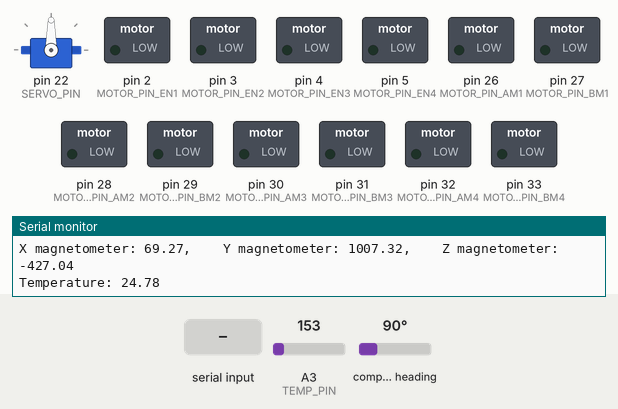
Recording of a sketch running on a simulated Arduino Mega 2560, built with avr-gcc and run on an emulated ATmega2560. On the bench: servo, switched loads named in the sketch (green lamp = pin HIGH), the last lines printed to the serial monitor. Wiring (inferred from the names in the program): HMC5883L compass at I2C address 0x1E. Inputs (shaded band) come from the test bench; at power-on: A3 (TEMP_PIN) = 153, compass heading 90°.

Above: at 1.2 s.
1.3 s: "0\n" received over the second serial link
At 1.6 s:
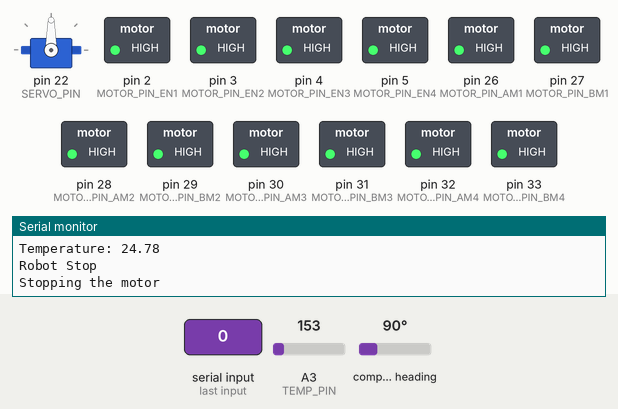
2.8 s: "1\n" received over the second serial link
At 4.0 s:
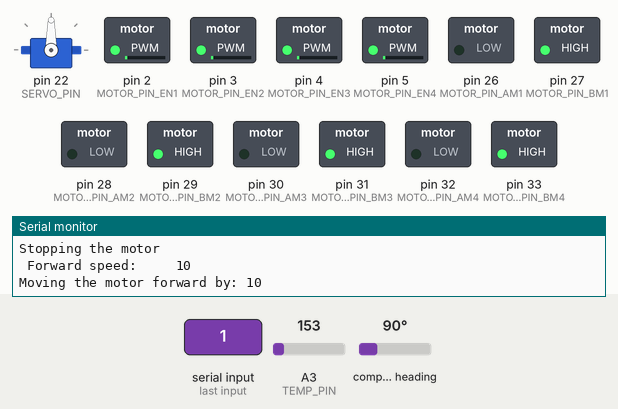
4.3 s: "2\n" received over the second serial link
At 5.1 s:
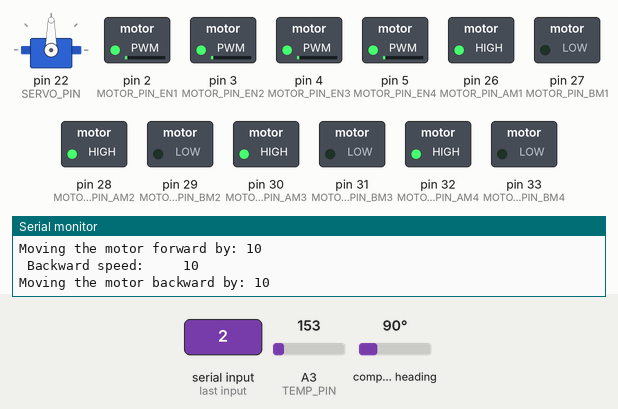
5.8 s: "3\n" received over the second serial link
At 6.2 s:
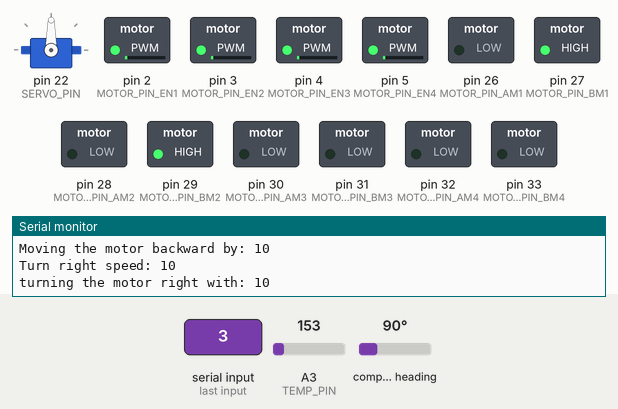
7.3 s: "4\n" received over the second serial link
At 8.5 s:
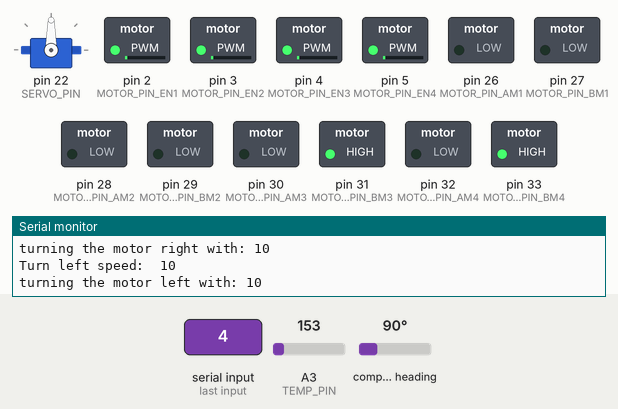
8.8 s: "0\n" received over the second serial link
At 9.7 s:
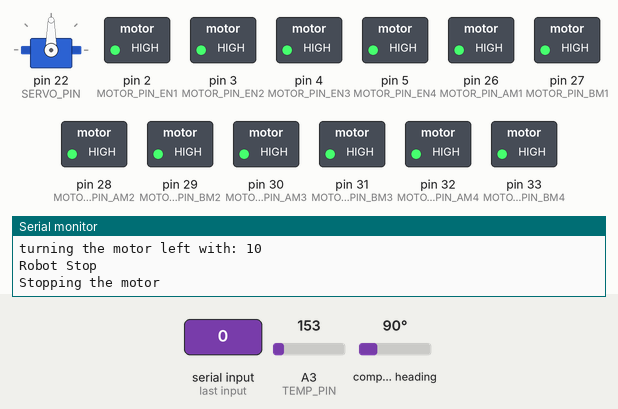
Timing chart, 0 to 11.3 s (numbered marks = the images above; inputs shaded):
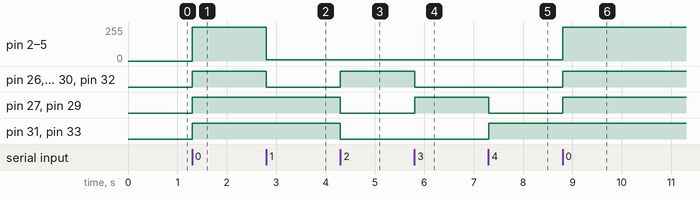

Measured:
- after the input at 1.3 s, pin 2 (MOTOR_PIN_EN1), pin 3 (MOTOR_PIN_EN2), pin 4 (MOTOR_PIN_EN3), pin 5 (MOTOR_PIN_EN4): 0/255 → 255/255 at once; pin 26 (MOTOR_PIN_AM1), pin 27 (MOTOR_PIN_BM1), pin 28 (MOTOR_PIN_AM2), pin 29 (MOTOR_PIN_BM2), pin 30 (MOTOR_PIN_AM3), pin 31 (MOTOR_PIN_BM3), pin 32 (MOTOR_PIN_AM4), pin 33 (MOTOR_PIN_BM4): LOW → HIGH at once
- after the input at 2.8 s, pin 2 (MOTOR_PIN_EN1), pin 3 (MOTOR_PIN_EN2), pin 4 (MOTOR_PIN_EN3), pin 5 (MOTOR_PIN_EN4): 255/255 → 10/255 at once; pin 26 (MOTOR_PIN_AM1), pin 28 (MOTOR_PIN_AM2), pin 30 (MOTOR_PIN_AM3), pin 32 (MOTOR_PIN_AM4): HIGH → LOW at once
- after the input at 4.3 s, pin 26 (MOTOR_PIN_AM1), pin 28 (MOTOR_PIN_AM2), pin 30 (MOTOR_PIN_AM3), pin 32 (MOTOR_PIN_AM4): LOW → HIGH at once; pin 27 (MOTOR_PIN_BM1), pin 29 (MOTOR_PIN_BM2), pin 31 (MOTOR_PIN_BM3), pin 33 (MOTOR_PIN_BM4): HIGH → LOW at once
- after the input at 5.8 s, pin 26 (MOTOR_PIN_AM1), pin 28 (MOTOR_PIN_AM2), pin 30 (MOTOR_PIN_AM3), pin 32 (MOTOR_PIN_AM4): HIGH → LOW at once; pin 27 (MOTOR_PIN_BM1), pin 29 (MOTOR_PIN_BM2): LOW → HIGH at once
- after the input at 7.3 s, pin 27 (MOTOR_PIN_BM1), pin 29 (MOTOR_PIN_BM2): HIGH → LOW at once; pin 31 (MOTOR_PIN_BM3), pin 33 (MOTOR_PIN_BM4): LOW → HIGH at once
- after the input at 8.8 s, pin 2 (MOTOR_PIN_EN1), pin 3 (MOTOR_PIN_EN2), pin 4 (MOTOR_PIN_EN3), pin 5 (MOTOR_PIN_EN4): 10/255 → 255/255 at once; pin 26 (MOTOR_PIN_AM1), pin 27 (MOTOR_PIN_BM1), pin 28 (MOTOR_PIN_AM2), pin 29 (MOTOR_PIN_BM2), pin 30 (MOTOR_PIN_AM3), pin 32 (MOTOR_PIN_AM4): LOW → HIGH at once

The sketch:

rover_control_ver1.6.ino
```cpp
/******************************************************
* The Author: Singh Harpal - Bè Gabriele - Rosa Alice *
* Date: xx/04/2015                                    *
* Version: V1.1                                       *
* Project name: Johnny Robot Control V1.0             *
*******************************************************/

#include "robot.h"
#include <Wire.h>
#include <Servo.h>

Servo towerServo;

void setup()
{
#ifdef SERIAL_DEBUG
  Serial.begin(BAUD_RATE);
#endif

  Serial1.begin(38400);
  compassInit();

  pinMode(ECHO_PIN, INPUT);
  pinMode(TRIG_PIN, OUTPUT);
  towerServo.attach(SERVO_PIN);
  motorInit();

  errorPreviewHeading = headingDetect();
  errorHeading = errorPreviewHeading;
  temperature = getTemperature();

#ifdef SERIAL_DEBUG
  Serial.print("Temperature: ");
  Serial.println(temperature);
#endif
}


void loop()
{
  if ((millis() - tempLastTime) > (10 * 1000))
  {
    temperature = getTemperature();
    tempLastTime = millis();

#ifdef SERIAL_DEBUG
    Serial.println();
    Serial.print("Temperature:  ");
    Serial.println(temperature);
#endif
  }

  serialRead();

  if (autoMoveMode)
    autoMoveControl();

  delayMicroseconds(1000);
}


/* Automovement functiones controll */

void autoMoveControl(void)
{
  boolean error = getObjectError(FORE_SENSOR);

  if (error)
  {
    int angleToMove = dirToMove(45);

    while (angleToMove == -1)
    {
      motorMove(BACKWARD, 128, NONE);
      delay(500);
      motorMove(STOP, NONE, NONE);
      angleToMove = getObjectError(FORE_SENSOR);
    }

    motorMove(TURN, 128, angleToMove);
    motorMove(FOREWARD, 128, NONE);
  }

  else
    moveControl();
}


boolean getObjectError(int directions)
{
  int angleToMove;
  int servoAngle = 60;
  boolean errorObject;

  towerServo.write(servoAngle);
  delay(300);
  errorObject = checkNearObject(directions);
  servoAngle = 90;

  for (int i = 0; i < 2; i++)
  {
    towerServo.write(servoAngle);
    delay(300);
    errorObject = checkNearObject(directions);

    if (errorObject)
      return true;

    servoAngle += 30;
  }

  servoAngle = 90;

  for (int i = 0; i < 2; i++)
  {
    towerServo.write(servoAngle);
    delay(500);
    errorObject = checkNearObject(directions);

    if (errorObject)
      return true;

    servoAngle -= 30;
  }
}


int dirToMove(int servoStep)
{
  int previewDist = 0;
  int angleToMove = 0;
  int previewAngle, distanceToMove;
  int servoAngle = 22;
  float foreDistance, backDistance;
  float mDistance[2][4];

  for (int i = 0; i < 4; i++)
  {
    towerServo.write(servoAngle);
    delay(500);
    foreDistance = readUltrasonicAvg(FORE_SENSOR);
    backDistance = readUltrasonicAvg(BACK_SENSOR);

#ifdef SERIAL_DEBUG
    Serial.println();
    Serial.print("  Distance foreward: ");
    Serial.print(foreDistance);
    Serial.print("  Distance backward: ");
    Serial.println(backDistance);
#endif

    previewAngle = angleToMove;
    previewDist = distanceToMove;

    if (foreDistance > backDistance)
    {
      angleToMove = servoAngle;
      distanceToMove = foreDistance;
    }

    else
    {
      angleToMove = servoAngle + 180;
      distanceToMove = backDistance;
    }

    if (previewDist > distanceToMove)
    {
      angleToMove = previewAngle;
      distanceToMove = previewDist;
    }

    servoAngle += servoStep;
  }

#ifdef SERIAL_DEBUG
  Serial.println();
  Serial.println(angleToMove);
#endif

  if (angleToMove < angleToMoveDistMin)
    angleToMove = -1;

  return angleToMove;
}


void moveControl(void)
{
  if (error >= HEADING_LIMIT)
  {
    if (error > previewError)
    {
      if (correctionDir == SX)
        correctionDir = DX;

      else
        correctionDir = SX;
    }

    if (correctionDir == SX)
    {
      motorMove(LEFT, 128, NONE);
      delay(100);
      motorMove(FOREWARD, 128, NONE);
    }

    else
    {
      motorMove(RIGHT, 128, NONE);
      delay(100);
      motorMove(FOREWARD, 128, NONE);
    }
  }

  delay(200);
  errorPreviewHeading = errorHeading;
  errorHeading = headingDetect();
  previewError = error;
  error = abs(errorHeading - errorPreviewHeading);

#ifdef SERIAL_DEBUG
  Serial.println();
  Serial.print("Error: ");
  Serial.print(error);
  Serial.print("  Error heading: ");
  Serial.print(errorHeading);
  Serial.print("  Direction: ");
  Serial.println(correctionDir);
#endif
}


/* Magnetometer and compass functiones */

float headingDetect(void)
{
  float compassData[3];
  float heading;

  readMagneticAxis(compassData);
  compassCompensate(compassData);

#ifdef SERIAL_DEBUG
  Serial.println();
  Serial.print("X magnetometer: ");
  Serial.print(compassData[0]);
  Serial.print(",  ");
  Serial.print("  Y magnetometer: ");
  Serial.print(compassData[1]);
  Serial.print(",  ");
  Serial.print("  Z magnetometer: ");
  Serial.println(compassData[2]);
#endif

  if (compassData[1] && compassData[0])
    heading = atan2(compassData[1], compassData[0]);

  // Correct for when signs are reversed
  if (heading < 0)
    heading = heading + 2 * PI;

  // Check for wrap due to addition of declination
  if (heading > 2 * PI)
    heading = heading - 2 * PI;

  return heading * RAD_TO_DEG;
}


void compassCompensate(float compassData[3])
{
  // calibrationMatrix[3][3] is the transformation matrix
  double calibrationMatrix[3][3] =
  {
    {1.019, 0.001, 0.003},
    {0.032, 0.97, -0.048},
    { -0.02, -0.017, 1.274}
  };

  // bias[3] is the bias vector
  double bias[3] =
  {
    -34.311,
    -212.987,
    -122.717
  };

  // Application of calibration and compensation formula
  for (int i = 0; i < 3; ++i)
    compassData[i] = compassData[i] - bias[i];

  for (int i = 0; i < 3; ++i)
    for (int j = 0; j < 3; ++j)
      compassData[i] += calibrationMatrix[i][j] * compassData[j];
}


void readMagneticAxis(float rawData[3])
{
  // Read the magnetometer
  Wire.beginTransmission((byte)COMPASS_ADDRESS);
  Wire.write(COMPASS_DATA_OUT_X_MSB);
  Wire.endTransmission();
  Wire.requestFrom((byte)COMPASS_ADDRESS, (byte)6);

  // Wait around until enough data is available
  while (Wire.available() < 6);

  uint8_t xhi = Wire.read();
  uint8_t xlo = Wire.read();
  uint8_t zhi = Wire.read();
  uint8_t zlo = Wire.read();
  uint8_t yhi = Wire.read();
  uint8_t ylo = Wire.read();

  // Shift values to create properly formed integer (low byte first)
  rawData[0] = (float)((int16_t)(xlo | ((int16_t)xhi << 8))) * COMPASS_GAUSS_LSB;
  rawData[1] = (float)((int16_t)(ylo | ((int16_t)yhi << 8))) * COMPASS_GAUSS_LSB;
  rawData[2] = (float)((int16_t)(zlo | ((int16_t)zhi << 8))) * COMPASS_GAUSS_LSB;
}


void compassInit(void)
{
  // Configure the magnetometer
  write8(COMPASS_ADDRESS, COMPASS_REG_A, 0x50);
  write8(COMPASS_ADDRESS, COMPASS_REG_B, 0x00);
  write8(COMPASS_ADDRESS, COMPASS_MODE_REG, 0x00);

  /*
      Normally we would delay the application by 66ms to allow the loop
      to run at 15Hz (default bandwidth for the HMC5883L).
  */
  delay(COMPASS_PERIODE_MEASURE);
}


void write8(byte address, registerEnum reg, byte value)
{
  Wire.beginTransmission(address);
  Wire.write((uint8_t)reg);
  Wire.write((uint8_t)value);
  Wire.endTransmission();
}


byte read8(int address, registerEnum reg)
{
  byte value;
  Wire.beginTransmission(address);
  Wire.write((uint8_t)reg);
  Wire.endTransmission();
  Wire.requestFrom(address, 1);
  value = Wire.read();
  Wire.endTransmission();
  return value;
}


/* Ultrasonic sensor and servo control functiones */

boolean checkNearObject(int directions)
{
  float distance = readUltrasonicAvg(directions);

  if (distance > 30)
    return false;
  else
    return true;
}


float readUltrasonicAvg(int nSensor)
{
  float sum = 0.0;

  for (int i = 0; i < ULTRASONIC_ITERATIONS; i++)
  {
    float distance = readUltrasonic(nSensor);
    sum += distance;
  }

  return (sum / ULTRASONIC_ITERATIONS);
}


float readUltrasonic(int nSensor)
{
  unsigned long timeUltrasonicResponse;
  float netDistance;
  float microsecondsPerCm = 1 / ((331.5 + (0.6 * temperature)) / 10000);
  float sensorOffset = 0.2 * microsecondsPerCm * 2;

  switch (nSensor)
  {
    case FORE_SENSOR:
      pinMode(PING_PIN, OUTPUT);
      digitalWrite(PING_PIN, LOW);
      delayMicroseconds(2);
      digitalWrite(PING_PIN, HIGH);
      delayMicroseconds(5);
      digitalWrite(PING_PIN, LOW);
      pinMode(PING_PIN, INPUT);
      timeUltrasonicResponse = pulseIn(PING_PIN, HIGH);
      break;

    case BACK_SENSOR:
      digitalWrite(TRIG_PIN, LOW);
      delayMicroseconds(2);
      digitalWrite(TRIG_PIN, HIGH);
      delayMicroseconds(5);
      digitalWrite(TRIG_PIN, LOW);
      timeUltrasonicResponse = pulseIn(ECHO_PIN, HIGH);
      break;
  }

  netDistance = max(0, timeUltrasonicResponse - sensorOffset);
  return (netDistance / microsecondsPerCm / 2);
}


/* Control robot and motor functiones */

void motorMove(motorDirection command, int pwm, int angle)
{
  switch (command)
  {
    case TURN:
      motorTurn(pwm, angle);
      break;

    case FOREWARD:
      motorForward(pwm);
      break;

    case BACKWARD:
      motorBackward(pwm);
      break;

    case STOP:
      motorStop();
      break;

    case RIGHT_ANGLE:
      motorRight(pwm, angle);
      break;

    case RIGHT:
      motorTurnRight(pwm);
      break;

    case LEFT_ANGLE:
      motorLeft(pwm, angle);
      break;

    case LEFT:
      motorTurnLeft(pwm);
      break;
  }
}


void motorTurn(int angle, int pwm)
{

}


// This function is used to move forward the robot at a certain velocity
void motorForward(int pwm)
{
#ifdef SERIAL_DEBUG
  Serial.print(" Forward speed: ");
  Serial.print("    ");
  Serial.println(pwm);
#endif

  analogWrite(MOTOR_PIN_EN1, 0);
  analogWrite(MOTOR_PIN_EN2, 0);
  analogWrite(MOTOR_PIN_EN3, 0);
  analogWrite(MOTOR_PIN_EN4, 0);

  // Setting the inputs in order to go forward
  digitalWrite(MOTOR_PIN_AM1, LOW);
  digitalWrite(MOTOR_PIN_BM1, HIGH);
  digitalWrite(MOTOR_PIN_AM2, LOW);
  digitalWrite(MOTOR_PIN_BM2, HIGH);
  digitalWrite(MOTOR_PIN_AM3, LOW);
  digitalWrite(MOTOR_PIN_BM3, HIGH);
  digitalWrite(MOTOR_PIN_AM4, LOW);
  digitalWrite(MOTOR_PIN_BM4, HIGH);

  // Setting the pwm signal given as a parameter to this function
  analogWrite(MOTOR_PIN_EN1, pwm);
  analogWrite(MOTOR_PIN_EN2, pwm);
  analogWrite(MOTOR_PIN_EN3, pwm);
  analogWrite(MOTOR_PIN_EN4, pwm);
}


// This function is used to move backward the robot at a certain velocity
void motorBackward(int pwm)
{
#ifdef SERIAL_DEBUG
  Serial.print(" Backward speed: ");
  Serial.print("    ");
  Serial.println(pwm);
#endif

  analogWrite(MOTOR_PIN_EN1, 0);
  analogWrite(MOTOR_PIN_EN2, 0);
  analogWrite(MOTOR_PIN_EN3, 0);
  analogWrite(MOTOR_PIN_EN4, 0);

  // Setting the inputs in order to go backward
  digitalWrite(MOTOR_PIN_AM1, HIGH);
  digitalWrite(MOTOR_PIN_BM1, LOW);
  digitalWrite(MOTOR_PIN_AM2, HIGH);
  digitalWrite(MOTOR_PIN_BM2, LOW);
  digitalWrite(MOTOR_PIN_AM3, HIGH);
  digitalWrite(MOTOR_PIN_BM3, LOW);
  digitalWrite(MOTOR_PIN_AM4, HIGH);
  digitalWrite(MOTOR_PIN_BM4, LOW);

  // Setting the pwm signal given as a parameter to this function
  analogWrite(MOTOR_PIN_EN1, pwm);
  analogWrite(MOTOR_PIN_EN2, pwm);
  analogWrite(MOTOR_PIN_EN3, pwm);
  analogWrite(MOTOR_PIN_EN4, pwm);
}


// This function is used to stop the motors fast
void motorStop(void)
{
#ifdef SERIAL_DEBUG
  Serial.println("Robot Stop");
#endif
  analogWrite(MOTOR_PIN_EN1, 0);
  analogWrite(MOTOR_PIN_EN2, 0);
  analogWrite(MOTOR_PIN_EN3, 0);
  analogWrite(MOTOR_PIN_EN4, 0);

  // Setting the inputs in order to stop
  digitalWrite(MOTOR_PIN_AM1, HIGH);
  digitalWrite(MOTOR_PIN_BM1, HIGH);
  digitalWrite(MOTOR_PIN_AM2, HIGH);
  digitalWrite(MOTOR_PIN_BM2, HIGH);
  digitalWrite(MOTOR_PIN_AM3, HIGH);
  digitalWrite(MOTOR_PIN_BM3, HIGH);
  digitalWrite(MOTOR_PIN_AM4, HIGH);
  digitalWrite(MOTOR_PIN_BM4, HIGH);

  analogWrite(MOTOR_PIN_EN1, 255);
  analogWrite(MOTOR_PIN_EN2, 255);
  analogWrite(MOTOR_PIN_EN3, 255);
  analogWrite(MOTOR_PIN_EN4, 255);
}


void motorRight(int pwm, int angle)
{
  float heading = headingDetect();
  float previewHeading = heading;
  float headingDiff = 0;

#ifdef SERIAL_DEBUG
  Serial.println("motorRight");
#endif

  while (!(headingDiff >= (angle - HEADING_LIMIT)))
  {
#ifdef SERIAL_DEBUG
    Serial.println("while");
#endif

    motorTurnRight(pwm);
    delay(100);
    motorStop();
    delay(50);
    heading = headingDetect();
    headingDiff = abs(heading - previewHeading);

#ifdef SERIAL_DEBUG
    Serial.println();
    Serial.print("Heading: ");
    Serial.print(heading);
    Serial.print("  Preview heading: ");
    Serial.print(previewHeading);
    Serial.print("  Heading diff: ");
    Serial.println(headingDiff);
#endif
  }
}


// This function is used to turn right the robot at a certain velocity
void motorTurnRight(int pwm)
{
#ifdef SERIAL_DEBUG
  Serial.print("Turn right speed: ");
  Serial.println(pwm);
#endif

  // Setting the pwm signal given as a parameter to this function
  analogWrite(MOTOR_PIN_EN1, 0);
  analogWrite(MOTOR_PIN_EN2, 0);
  analogWrite(MOTOR_PIN_EN3, 0);
  analogWrite(MOTOR_PIN_EN4, 0);

  // Setting the inputs in order to go forward
  digitalWrite(MOTOR_PIN_AM1, LOW);
  digitalWrite(MOTOR_PIN_BM1, HIGH);
  digitalWrite(MOTOR_PIN_AM2, LOW);
  digitalWrite(MOTOR_PIN_BM2, HIGH);
  digitalWrite(MOTOR_PIN_AM3, LOW);
  digitalWrite(MOTOR_PIN_BM3, LOW);
  digitalWrite(MOTOR_PIN_AM4, LOW);
  digitalWrite(MOTOR_PIN_BM4, LOW);

  // Setting the pwm signal given as a parameter to this function
  analogWrite(MOTOR_PIN_EN1, pwm);
  analogWrite(MOTOR_PIN_EN2, pwm);
  analogWrite(MOTOR_PIN_EN3, pwm);
  analogWrite(MOTOR_PIN_EN4, pwm);
}


void motorLeft(int pwm, int angle)
{
  float heading = headingDetect();
  float previewHeading = heading;
  float headingDiff = 0;

  while (!(headingDiff >= (angle - HEADING_LIMIT)))
  {
    motorTurnLeft(pwm);
    delay(100);
    motorStop();
    delay(50);
    heading = headingDetect();
    headingDiff = abs(heading - previewHeading);

#ifdef SERIAL_DEBUG
    Serial.println();
    Serial.print("Heading: ");
    Serial.print(heading);
    Serial.print("  Preview heading: ");
    Serial.print(previewHeading);
    Serial.print("  Heading diff: ");
    Serial.println(headingDiff);
#endif
  }
}


// This function is used to turn left the robot at a certain velocity
void motorTurnLeft(int pwm)
{
#ifdef SERIAL_DEBUG
  Serial.print("Turn left speed:  ");
  Serial.println(pwm);
#endif

  // Setting the pwm signal given as a parameter to this function
  analogWrite(MOTOR_PIN_EN1, 0);
  analogWrite(MOTOR_PIN_EN2, 0);
  analogWrite(MOTOR_PIN_EN3, 0);
  analogWrite(MOTOR_PIN_EN4, 0);

  // Setting the inputs in order to go forward
  digitalWrite(MOTOR_PIN_AM1, LOW);
  digitalWrite(MOTOR_PIN_BM1, LOW);
  digitalWrite(MOTOR_PIN_AM2, LOW);
  digitalWrite(MOTOR_PIN_BM2, LOW);
  digitalWrite(MOTOR_PIN_AM3, LOW);
  digitalWrite(MOTOR_PIN_BM3, HIGH);
  digitalWrite(MOTOR_PIN_AM4, LOW);
  digitalWrite(MOTOR_PIN_BM4, HIGH);

  // Setting the pwm signal given as a parameter to this function
  analogWrite(MOTOR_PIN_EN1, pwm);
  analogWrite(MOTOR_PIN_EN2, pwm);
  analogWrite(MOTOR_PIN_EN3, pwm);
  analogWrite(MOTOR_PIN_EN4, pwm);
}


void motorInit(void)
{
  // Setting the pin directions to initialize the motor
  pinMode(MOTOR_PIN_AM1, OUTPUT);
  pinMode(MOTOR_PIN_BM1, OUTPUT);
  pinMode(MOTOR_PIN_AM2, OUTPUT);
  pinMode(MOTOR_PIN_BM2, OUTPUT);
  pinMode(MOTOR_PIN_AM3, OUTPUT);
  pinMode(MOTOR_PIN_BM3, OUTPUT);
  pinMode(MOTOR_PIN_AM4, OUTPUT);
  pinMode(MOTOR_PIN_BM4, OUTPUT);
  pinMode(MOTOR_PIN_EN1, OUTPUT);
  pinMode(MOTOR_PIN_EN2, OUTPUT);
  pinMode(MOTOR_PIN_EN3, OUTPUT);
  pinMode(MOTOR_PIN_EN4, OUTPUT);

  // Pulling down all the input for security reasons
  digitalWrite(MOTOR_PIN_AM1, LOW);
  digitalWrite(MOTOR_PIN_BM1, LOW);
  digitalWrite(MOTOR_PIN_AM2, LOW);
  digitalWrite(MOTOR_PIN_BM2, LOW);
  digitalWrite(MOTOR_PIN_AM3, LOW);
  digitalWrite(MOTOR_PIN_BM3, LOW);
  digitalWrite(MOTOR_PIN_AM4, LOW);
  digitalWrite(MOTOR_PIN_BM4, LOW);
  analogWrite(MOTOR_PIN_EN1, 0);
  analogWrite(MOTOR_PIN_EN2, 0);
  analogWrite(MOTOR_PIN_EN3, 0);
  analogWrite(MOTOR_PIN_EN4, 0);

#ifdef SERIAL_DEBUG
  Serial.println("Motor initialized correctly");
#endif
}


/* RF functiones */

void serialRead(void)
{
  int index = 0;
  unsigned char dataArray[10] = {0};
  int xValue, yValue, zValue;

  while (Serial1.available() > 0)
  {
    dataArray[index] = Serial1.read();
    index++;
    delayMicroseconds(500);

    if (index > 10)
      break;
  }

  if (index == 1)
  {
    Serial.print("OneCommand: ");
    Serial.write(dataArray[0]);
    Serial.println();

    // Punto in cui setti il flag per la movimentazione automatica
    autoMoveMode = true;
    motorMove(FOREWARD, 128, NONE);

    index = 0;
  }

  if (index == 2)
  {
    switch (dataArray[0])
    {
      case '0':
        motorMove(STOP, NONE, NONE);

#ifdef SERIAL_DEBUG
        Serial.println("Stopping the motor");
#endif

        break;

      case '1':
        motorMove(FOREWARD, dataArray[1], NONE);

#ifdef SERIAL_DEBUG
        Serial.print("Moving the motor forward by: ");
        Serial.print(dataArray[1]);
        Serial.println();
#endif

        break;

      case '2':
        motorMove(BACKWARD, dataArray[1], NONE);

#ifdef SERIAL_DEBUG
        Serial.print("Moving the motor backward by: ");
        Serial.print(dataArray[1]);
        Serial.println();
#endif

        break;

      case '3':
        motorMove(RIGHT, dataArray[1], NONE);

#ifdef SERIAL_DEBUG
        Serial.print("turning the motor right with: ");
        Serial.print(dataArray[1]);
        Serial.println();
#endif

        break;

      case '4':
        motorMove(LEFT, dataArray[1], NONE);

#ifdef SERIAL_DEBUG
        Serial.print("turning the motor left with: ");
        Serial.print(dataArray[1]);
        Serial.println();
#endif

        break;
    }

    index = 0;
  }

  /*if(index == 3)
  {
    Serial.print("ThreeCommand: ");
    Serial.write(dataArray[0]);
    Serial.write(dataArray[1]);
    Serial.write(dataArray[2]);
    Serial.println();
    index = 0;
  }

  if(index == 10)
  {
    Serial.print("TenCommand: ");
    Serial.write(dataArray[0]);
    Serial.write(dataArray[1]);
    Serial.write(dataArray[2]);
    Serial.write(dataArray[3]);
    Serial.write(dataArray[4]);
    Serial.write(dataArray[5]);
    Serial.write(dataArray[6]);
    Serial.write(dataArray[7]);
    Serial.write(dataArray[8]);
    Serial.write(dataArray[9]);
    Serial.println();
    index = 0;
    }*/
}


void send6charRF(char val0, char val1, char val2, char val3, char val4, char val5)
{
  Serial.println("Printing back");
  char finalArray[7] = {val0, val1, val2, val3, val4, val5, '\n'};
  Serial.println(finalArray);
  Serial1.write(finalArray, 7);
  delayRF(7);
}


/* General pourpose functiones */

float getTemperature(void)
{
  int sensorVoltage = analogRead(TEMP_PIN);
  float voltage = (sensorVoltage * 5.0) / 1023;
  return (((voltage * 1000) - 500.0) / 10.0);
}
```

Source omitted: robot.h (3681 bytes)
